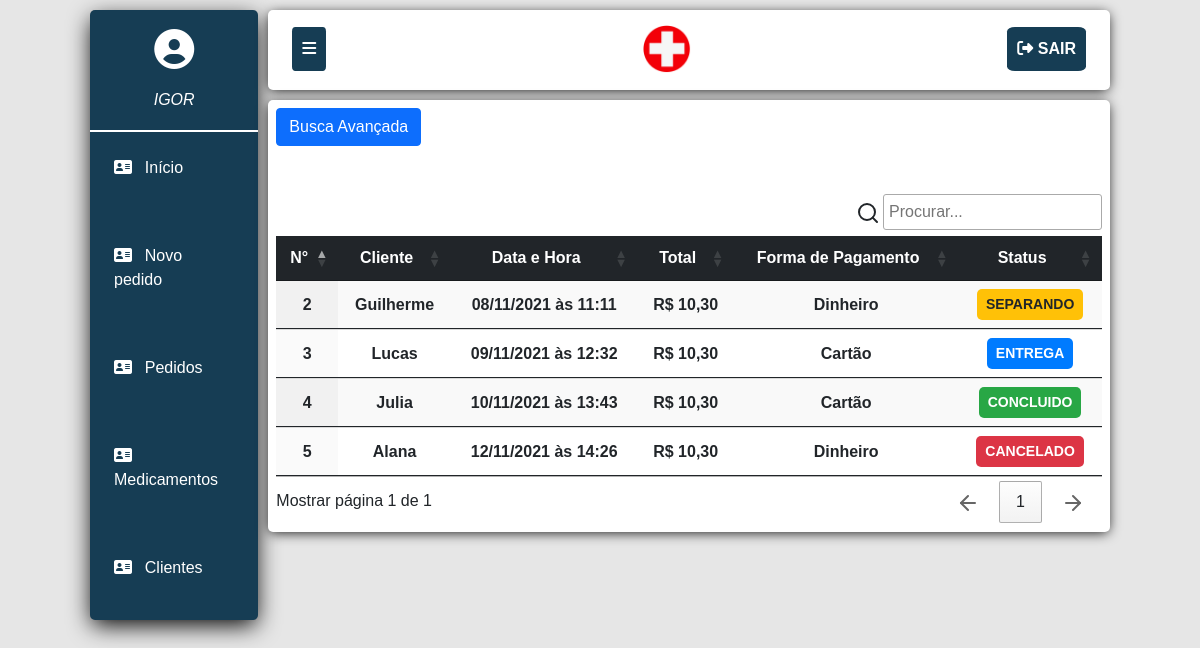
/pedidos-list.php (signed in), run on the app's committed database.
### tables this page shows
CREATE TABLE `pedidos` (
  `idPedido` int(11) NOT NULL,
  `idCliente` int(11) NOT NULL,
  `dataAtual` int(11) NOT NULL,
  `total` varchar(11) NOT NULL,
  `formaDePagamento` varchar(11) NOT NULL,
  `troco` varchar(11) NOT NULL,
  `status` varchar(11) NOT NULL
);

CREATE TABLE `cliente` (
  `idCliente` int(11) NOT NULL,
  `nome` varchar(100) NOT NULL,
  `endereco` varchar(200) NOT NULL,
  `complemento` varchar(200) NOT NULL,
  `email` varchar(255) NOT NULL,
  `telefone` varchar(13) NOT NULL,
  `cpf` varchar(20) NOT NULL,
  `dataRegistro` varchar(10) NOT NULL
);

### pedidos-list.php (the view, shortened to what this page needs)
<?php
include('includes/dashboard.php');
if(isset($_POST['actionBA'])){
	if(empty($_POST['dataInicioBA'])){$dataInicioBA = "";}
	else{
		$dataInicioBA = strtotime(date($_POST['dataInicioBA'].' 00:00:00'));
		$dataInicioBA = " AND dataAtual > ".$dataInicioBA;
	}
	if(empty($_POST['dataFimBA'])){$dataFimBA = "";}
	else{
		$dataFimBA = strtotime(date($_POST['dataFimBA'].' 23:59:59'));
		$dataFimBA = " AND dataAtual < ".$dataFimBA;
	}
	if(empty($_POST['formaDePagamento'])){
		$formaDePagamento="";
	}else{
		$formaDePagamento = " AND formaDePagamento = '".$_POST['formaDePagamento']."'";
	}
	if(empty($_POST['numeroPedidoBA'])){$numeroBA = "";}else{$numeroBA = "AND idPedido = '".$_POST['numeroPedidoBA']."'";}
}else{
	$numeroBA="";$dataInicioBA="";$dataFimBA="";$formaDePagamento="";
}
$queryPedido = "SELECT * FROM pedidos WHERE idPedido != '' ".$numeroBA.$dataInicioBA.$dataFimBA.$formaDePagamento." ORDER BY idPedido";
?>
<link rel="stylesheet" type="text/css" href="https://cdn.datatables.net/1.10.25/css/jquery.dataTables.min.css">
<section class="conteudoPedidos">
	<button class="btn btn-primary" type="button" data-bs-toggle="collapse" data-bs-target="#buscaAvancada" aria-expanded="false" aria-controls="collapseExample">
		Busca Avançada
	</button><br><br>
	<br>
	<table class="table display" id="tabelaPedidos" style="width: 100%;">
	  <thead class="table-dark">
	      <tr>
		      <th scope="col" class="text-center">N°</th>
		      <th scope="col" class="text-center">Cliente</th>
		      <th scope="col" class="text-center">Data e Hora</th>
		      <th scope="col" class="text-center">Total</th>
		      <th scope="col" class="text-center">Forma de Pagamento</th>
		      <th scope="col" class="text-center">Status</th>
	    </tr>
	  </thead>
	  <tbody>
	 		<?php
				$eQueryPedido = mysqli_query($conexao, $queryPedido);
				while ($resultPedido = mysqli_fetch_array($eQueryPedido)){
					$queryNomeCliente = mysqli_query($conexao, "SELECT nome FROM cliente WHERE idCliente = '".$resultPedido['idCliente']."'");
					$resultNomeCliente = mysqli_fetch_array($queryNomeCliente);
					$dataAtual = $resultPedido['dataAtual'];
					$total = $resultPedido['total'];
					$total = number_format($total, 2, ',', ' ');
	  		?>
			  	<tr>
					<th class="text-center"><?= $resultPedido['idPedido'] ?></th>
					<th class="text-center"><?= $resultNomeCliente['nome'] ?></th>
					<th class="text-center"><?= date('d/m/Y \à\s H:i', $dataAtual) ?></th>
					<th class="text-center">R$ <?= $total ?></th>
					<th class="text-center"><?= $resultPedido['formaDePagamento'] ?></th>
					<th class="text-center">
						<button id="status-<?= $resultPedido['idPedido'] ?>" onclick="atualizaStatus(<?= $resultPedido['idPedido'] ?>, '<?= $resultPedido['status'] ?>')" class="btn btn-sm status-<?= $resultPedido['status'] ?>"><?= $resultPedido['status'] ?></button>
					</th>
				</tr>
			<?php } ?>
	  </tbody>
	</table>
</section>
<?php include('includes/footer.php'); ?>

### includes/dashboard.php (shortened to what this page needs)
<!DOCTYPE html>
<html lang="pt-br">
<head>
    <link rel="stylesheet" type="text/css" href="css/bootstrap.min.css">
    <link rel="stylesheet" type="text/css" href="css/estilo.css">
    <link rel="stylesheet" type="text/css" href="snackbar/snackbar.min.css">
</head>
<body>
    <div class="app">
        <div class="menu-canto">
            <div class="profile">
                <span><i class="fas fa-user-circle"></i></span>
                <i style="text-transform: uppercase;"><?php echo $_SESSION['usuario'];?></i>
            </div>
            <?php
                echo "<a href='home.php'><p><i class='fas fa-address-card'></i>Início</p></a>";
                if ($_SESSION['cargo'] == "atendente" || $_SESSION['cargo'] == "adm") {
                   echo "<a href='busca.php'><p><i class='fas fa-address-card'></i>Novo pedido</p></a>";
                }
                if ($_SESSION['cargo'] == "atendente" || $_SESSION['cargo'] == "adm") {
                   echo "<a href='pedidos-list.php'><p><i class='fas fa-address-card'></i>Pedidos</p></a>";
                }
                if ($_SESSION['cargo'] == "atendente" || $_SESSION['cargo'] == "adm" || $_SESSION['cargo'] == "estoquista") {
                   echo "<a href='medicamentos.php'><p><i class='fas fa-address-card'></i>Medicamentos</p></a>";
                }
                if ($_SESSION['cargo'] == "atendente" || $_SESSION['cargo'] == "adm"){
                    echo "<a href='clientes.php'><p><i class='fas fa-address-card'></i>Clientes</p></a>";
                }
            ?>
        </div>
        <div class="inferior">
            <div class="header">
                <div>
                    <p class="hamburguer"><i class="fas fa-bars"></i></p>
                </div>
                <img src="images/logo.png" style="max-width: 3rem;">
                <a href="logout.php"><p><i class="fas fa-sign-out-alt"></i></i> SAIR</p></a>
            </div>
            <div class="conteudo">

### includes/footer.php (shortened to what this page needs)
</div>
        </div>
    </div>
</body>
</html>

### css/estilo.css (style rules this page uses)
* { box-sizing: border-box; margin: 0; padding: 0; }
body { margin: 0 7.5% !important; font-family: 'Raleway', sans-serif; background-color: rgb(230,230,230); }
.app { display: flex; }
.menu-canto { background-color: rgb(22, 61, 84); width: 20%; display: flex; flex-direction: column; border-radius: 5px; margin-top: 10px; margin-right: 10px; box-shadow: 0 7px 23px -2px #000000; }
.menu-canto .profile { padding: 10px; display: flex; flex-direction: column; align-items: center; color: #fff; border-bottom: 2px solid #fff; }
.menu-canto .profile i { margin: 0.5rem 0; }
.menu-canto .profile span { font-size: 2.5rem; }
.menu-canto p { text-decoration: none; color: #fff; padding: 1.5rem; }
.menu-canto i { margin-right: 0.8rem; }
.menu-canto a { text-decoration: none; }
.inferior { width: 100%; }
.header { border-bottom: 2px solid #fff; height: 10vh; display: flex; align-items: center; justify-content: space-between; background-color: #fff; margin-top: 10px; border-radius: 5px; box-shadow: 0 2px 13px -2px #000000; }
.header p { margin: 0 1.5rem; font-weight: bold; }
.header a { text-decoration: none; }
.header p { background-color: rgb(22, 61, 84); padding: 10px; border-radius: 10%; cursor: pointer; color: #fff; }
.conteudo { background-color: #fff; width: 100%; margin-top: 10px; border-radius: 5px; box-shadow: 0 2px 13px -2px #000000; }

### pedidos-list.php (style rules this page uses)
.conteudoPedidos { padding: 0.5rem; }
.status-separando { background-color: #ffc107; text-transform: uppercase; font-weight: bold; border-radius: 5px; }
.status-concluido { background-color: #28a745; color: #fff; text-transform: uppercase; font-weight: bold; border-radius: 5px; }
.status-cancelado { background-color: #dc3545; color: #fff; text-transform: uppercase; font-weight: bold; border-radius: 5px; }
.status-entrega { background-color: #007bff; color: #fff; text-transform: uppercase; font-weight: bold; border-radius: 5px; }

### data on the page
pedidos: idPedido "2", idCliente.nome "Guilherme", dataAtual "08/11/2021 às 11:11", total "10,30", formaDePagamento "Dinheiro", status "SEPARANDO"
pedidos: idPedido "3", idCliente.nome "Lucas", dataAtual "09/11/2021 às 12:32", total "10,30", formaDePagamento "Cartão", status "ENTREGA"
pedidos: idPedido "4", idCliente.nome "Julia", dataAtual "10/11/2021 às 13:43", total "10,30", formaDePagamento "Cartão", status "CONCLUIDO"
pedidos: idPedido "5", idCliente.nome "Alana", dataAtual "12/11/2021 às 14:26", total "10,30", formaDePagamento "Dinheiro", status "CANCELADO"

### other printed values
$_SESSION['usuario'] "IGOR"
